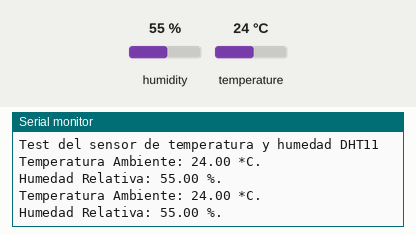
The sketch below on a simulated Arduino Uno, built with avr-gcc and run on an emulated ATmega328P. Parts: the last lines printed to the serial monitor. The inputs (shaded band) are chosen by the test bench; at power-on: humidity 55 %, temperature 24 °C.

Above: at 4.8 s.
4.9 s: humidity set to 22 %
At 7.2 s:
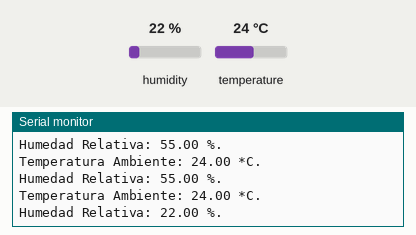
7.9 s: temperature set to 12 °C
At 9.6 s:
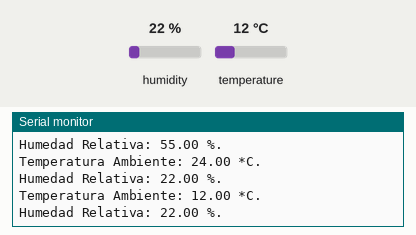
10.9 s: humidity set to 40 %
At 13.3 s:
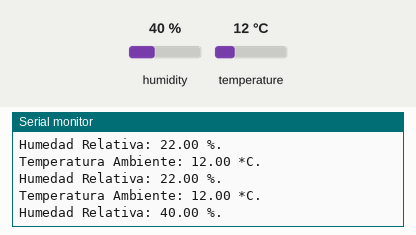
Timing chart, 0 to 14.8 s (numbered marks = the images above; inputs shaded):
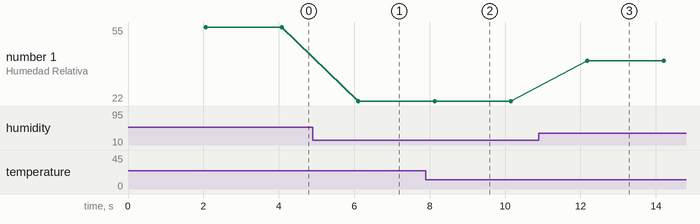

The sketch:

temperatureDHT11.ino
```cpp
#include "DHT.h"

#define DHTPIN 2

#define DHTTYPE DHT11

DHT dht(DHTPIN, DHTTYPE);

void setup() {
	Serial.begin(9600);
	Serial.println("Test del sensor de temperatura y humedad DHT11");

	dht.begin();
}

void loop() {

	delay(2000);

	float t = dht.readTemperature();
	float h = dht.readHumidity();

	if (isnan(h) || isnan(t)) {
		Serial.println("Falló la lectura del sensor!");
		return;
	}

	Serial.print("Temperatura Ambiente: ");
	Serial.print(t);
	Serial.println(" *C.");
	Serial.print("Humedad Relativa: ");
	Serial.print(h);
	Serial.println(" %.\n");
}
```

Measured:
- after the input at 4.9 s, the serial monitor: prints a new line after 1.2 s (image 1)
- after the input at 7.9 s, the serial monitor: prints a new line after 0.20 s (image 2)
- after the input at 10.9 s, the serial monitor: prints a new line after 1.3 s (image 3)
- plotted number 1: 55 → 22 after the input at 4.9 s, 22 → 40 after the input at 10.9 s
